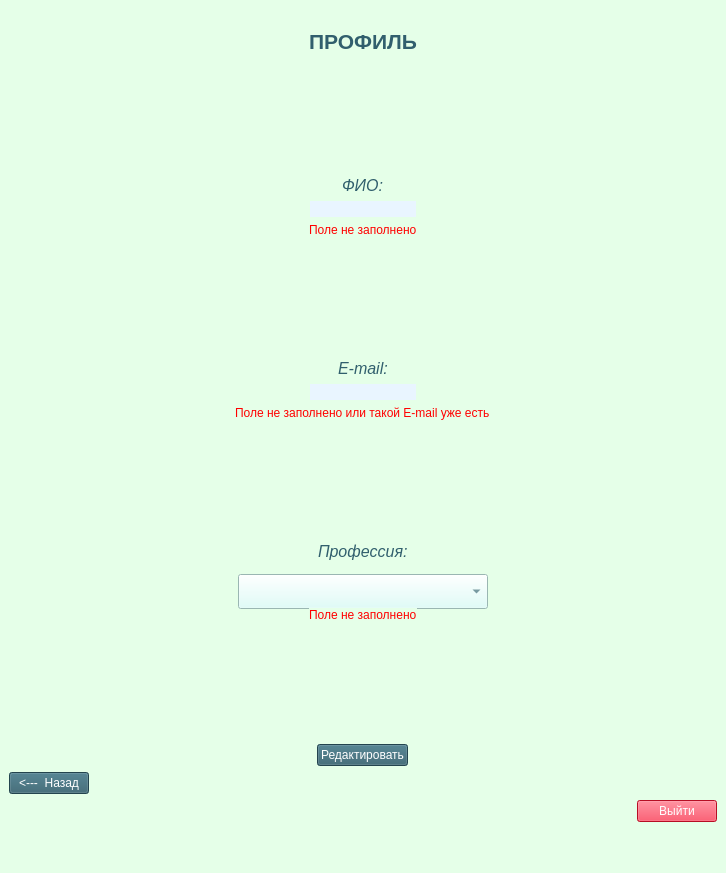
<?xml version="1.0" encoding="UTF-8"?>
<ui version="4.0">
 <class>MainWindow</class>
 <widget class="QMainWindow" name="MainWindow">
  <property name="geometry">
   <rect>
    <x>0</x>
    <y>0</y>
    <width>726</width>
    <height>873</height>
   </rect>
  </property>
  <property name="windowTitle">
   <string>MainWindow</string>
  </property>
  <property name="styleSheet">
   <string notr="true">background-color: rgb(229, 255, 232);</string>
  </property>
  <property name="iconSize">
   <size>
    <width>20</width>
    <height>20</height>
   </size>
  </property>
  <widget class="QWidget" name="centralwidget">
   <layout class="QVBoxLayout" name="verticalLayout">
    <item>
     <spacer name="horizontalSpacer">
      <property name="orientation">
       <enum>Qt::Horizontal</enum>
      </property>
      <property name="sizeHint" stdset="0">
       <size>
        <width>40</width>
        <height>20</height>
       </size>
      </property>
     </spacer>
    </item>
    <item alignment="Qt::AlignHCenter">
     <widget class="QLabel" name="label">
      <property name="text">
       <string>&lt;html&gt;&lt;head/&gt;&lt;body&gt;&lt;p&gt;&lt;span style=&quot; font-size:16pt; font-weight:600; color:#315f6d;&quot;&gt;ПРОФИЛЬ&lt;/span&gt;&lt;/p&gt;&lt;/body&gt;&lt;/html&gt;</string>
      </property>
     </widget>
    </item>
    <item>
     <spacer name="verticalSpacer_2">
      <property name="orientation">
       <enum>Qt::Vertical</enum>
      </property>
      <property name="sizeHint" stdset="0">
       <size>
        <width>20</width>
        <height>40</height>
       </size>
      </property>
     </spacer>
    </item>
    <item alignment="Qt::AlignHCenter">
     <widget class="QLabel" name="label_6">
      <property name="toolTip">
       <string>&lt;html&gt;&lt;head/&gt;&lt;body&gt;&lt;p&gt;&lt;span style=&quot; font-size:16pt; font-weight:600; font-style:italic; color:#315f6d;&quot;&gt;ФИО&lt;/span&gt;&lt;/p&gt;&lt;/body&gt;&lt;/html&gt;</string>
      </property>
      <property name="whatsThis">
       <string>&lt;html&gt;&lt;head/&gt;&lt;body&gt;&lt;p&gt;&lt;span style=&quot; font-size:16pt; font-weight:600; font-style:italic; color:#315f6d;&quot;&gt;ФИО&lt;/span&gt;&lt;/p&gt;&lt;/body&gt;&lt;/html&gt;</string>
      </property>
      <property name="styleSheet">
       <string notr="true">color: rgb(255, 120, 237);</string>
      </property>
      <property name="text">
       <string>&lt;html&gt;&lt;head/&gt;&lt;body&gt;&lt;p&gt;&lt;span style=&quot; font-size:12pt; font-style:italic; color:#315f6d;&quot;&gt;ФИО:&lt;/span&gt;&lt;/p&gt;&lt;/body&gt;&lt;/html&gt;</string>
      </property>
     </widget>
    </item>
    <item alignment="Qt::AlignHCenter">
     <widget class="QLineEdit" name="lineEdit_3">
      <property name="styleSheet">
       <string notr="true">color: rgb(49, 95, 109);
font: 15pt &quot;Nyala&quot;;
background-color: rgb(233, 245, 255);
border-radius: 20px;</string>
      </property>
      <property name="text">
       <string/>
      </property>
     </widget>
    </item>
    <item alignment="Qt::AlignHCenter">
     <widget class="QLabel" name="label_11">
      <property name="styleSheet">
       <string notr="true">color: rgb(255, 0, 0);</string>
      </property>
      <property name="text">
       <string>Поле не заполнено</string>
      </property>
     </widget>
    </item>
    <item>
     <spacer name="verticalSpacer_5">
      <property name="orientation">
       <enum>Qt::Vertical</enum>
      </property>
      <property name="sizeHint" stdset="0">
       <size>
        <width>20</width>
        <height>40</height>
       </size>
      </property>
     </spacer>
    </item>
    <item alignment="Qt::AlignHCenter">
     <widget class="QLabel" name="label_8">
      <property name="whatsThis">
       <string>&lt;html&gt;&lt;head/&gt;&lt;body&gt;&lt;p&gt;&lt;span style=&quot; font-size:16pt; font-weight:600; font-style:italic; color:#315f6d;&quot;&gt;E-mail&lt;/span&gt;&lt;/p&gt;&lt;/body&gt;&lt;/html&gt;</string>
      </property>
      <property name="styleSheet">
       <string notr="true"/>
      </property>
      <property name="text">
       <string>&lt;html&gt;&lt;head/&gt;&lt;body&gt;&lt;p&gt;&lt;span style=&quot; font-size:12pt; font-style:italic; color:#315f6d;&quot;&gt;E-mail:&lt;/span&gt;&lt;/p&gt;&lt;/body&gt;&lt;/html&gt;</string>
      </property>
     </widget>
    </item>
    <item alignment="Qt::AlignHCenter">
     <widget class="QLineEdit" name="lineEdit">
      <property name="styleSheet">
       <string notr="true">color: rgb(49, 95, 109);
font: 15pt &quot;Nyala&quot;;
background-color: rgb(233, 245, 255);
border-radius: 20px;</string>
      </property>
      <property name="text">
       <string/>
      </property>
     </widget>
    </item>
    <item alignment="Qt::AlignHCenter">
     <widget class="QLabel" name="label_10">
      <property name="styleSheet">
       <string notr="true">color: rgb(255, 0, 0);</string>
      </property>
      <property name="text">
       <string>Поле не заполнено или такой E-mail уже есть</string>
      </property>
     </widget>
    </item>
    <item>
     <spacer name="verticalSpacer">
      <property name="orientation">
       <enum>Qt::Vertical</enum>
      </property>
      <property name="sizeHint" stdset="0">
       <size>
        <width>20</width>
        <height>40</height>
       </size>
      </property>
     </spacer>
    </item>
    <item alignment="Qt::AlignHCenter">
     <widget class="QLabel" name="label_4">
      <property name="text">
       <string>&lt;html&gt;&lt;head/&gt;&lt;body&gt;&lt;p&gt;&lt;span style=&quot; font-size:12pt; font-style:italic; color:#315f6d;&quot;&gt;Профессия:&lt;/span&gt;&lt;/p&gt;&lt;/body&gt;&lt;/html&gt;</string>
      </property>
     </widget>
    </item>
    <item alignment="Qt::AlignHCenter">
     <widget class="QComboBox" name="comboBox">
      <property name="minimumSize">
       <size>
        <width>250</width>
        <height>35</height>
       </size>
      </property>
      <property name="maximumSize">
       <size>
        <width>116</width>
        <height>20</height>
       </size>
      </property>
      <property name="styleSheet">
       <string notr="true">color: rgb(49, 95, 109);
selection-color: rgb(0, 0, 0);
background-color: rgb(215, 255, 249);
</string>
      </property>
      <property name="iconSize">
       <size>
        <width>20</width>
        <height>20</height>
       </size>
      </property>
      <property name="frame">
       <bool>true</bool>
      </property>
      <item>
       <property name="text">
        <string/>
       </property>
      </item>
      <item>
       <property name="text">
        <string>Алерголог</string>
       </property>
      </item>
      <item>
       <property name="text">
        <string>Гинеколог</string>
       </property>
      </item>
      <item>
       <property name="text">
        <string>Дермотолог</string>
       </property>
      </item>
      <item>
       <property name="text">
        <string>Кардиолог</string>
       </property>
      </item>
      <item>
       <property name="text">
        <string>Невропотолог</string>
       </property>
      </item>
      <item>
       <property name="text">
        <string>Ортопед</string>
       </property>
      </item>
      <item>
       <property name="text">
        <string>Офтальмолог</string>
       </property>
      </item>
      <item>
       <property name="text">
        <string>Педиатр</string>
       </property>
      </item>
      <item>
       <property name="text">
        <string>Психиатр</string>
       </property>
      </item>
      <item>
       <property name="text">
        <string>Стоматолог</string>
       </property>
      </item>
      <item>
       <property name="text">
        <string>Терапевт</string>
       </property>
      </item>
      <item>
       <property name="text">
        <string>Хирург</string>
       </property>
      </item>
     </widget>
    </item>
    <item alignment="Qt::AlignHCenter">
     <widget class="QLabel" name="label_9">
      <property name="styleSheet">
       <string notr="true">color: rgb(255, 0, 0);</string>
      </property>
      <property name="text">
       <string>Поле не заполнено</string>
      </property>
     </widget>
    </item>
    <item>
     <spacer name="verticalSpacer_4">
      <property name="orientation">
       <enum>Qt::Vertical</enum>
      </property>
      <property name="sizeHint" stdset="0">
       <size>
        <width>20</width>
        <height>40</height>
       </size>
      </property>
     </spacer>
    </item>
    <item alignment="Qt::AlignHCenter">
     <widget class="QPushButton" name="pushButton_2">
      <property name="toolTip">
       <string>&lt;!DOCTYPE HTML PUBLIC &quot;-//W3C//DTD HTML 4.0//EN&quot; &quot;http://www.w3.org/TR/REC-html40/strict.dtd&quot;&gt;
&lt;html&gt;&lt;head&gt;&lt;meta name=&quot;qrichtext&quot; content=&quot;1&quot; /&gt;&lt;style type=&quot;text/css&quot;&gt;
p, li { white-space: pre-wrap; }
&lt;/style&gt;&lt;/head&gt;&lt;body style=&quot; font-family:'MS Shell Dlg 2'; font-size:8pt; font-weight:400; font-style:normal;&quot;&gt;
&lt;p style=&quot; margin-top:12px; margin-bottom:12px; margin-left:0px; margin-right:0px; -qt-block-indent:0; text-indent:0px;&quot;&gt;&lt;span style=&quot; font-size:12pt; font-weight:600;&quot;&gt;Войти&lt;/span&gt;&lt;/p&gt;&lt;/body&gt;&lt;/html&gt;</string>
      </property>
      <property name="whatsThis">
       <string>&lt;!DOCTYPE HTML PUBLIC &quot;-//W3C//DTD HTML 4.0//EN&quot; &quot;http://www.w3.org/TR/REC-html40/strict.dtd&quot;&gt;
&lt;html&gt;&lt;head&gt;&lt;meta name=&quot;qrichtext&quot; content=&quot;1&quot; /&gt;&lt;style type=&quot;text/css&quot;&gt;
p, li { white-space: pre-wrap; }
&lt;/style&gt;&lt;/head&gt;&lt;body style=&quot; font-family:'MS Shell Dlg 2'; font-size:8pt; font-weight:400; font-style:normal;&quot;&gt;
&lt;p style=&quot; margin-top:12px; margin-bottom:12px; margin-left:0px; margin-right:0px; -qt-block-indent:0; text-indent:0px;&quot;&gt;лапбми&lt;/p&gt;&lt;/body&gt;&lt;/html&gt;</string>
      </property>
      <property name="styleSheet">
       <string notr="true">QPushButton{
	color: rgb(255, 255, 255);
	font: 12pt &quot;MS Shell Dlg 2&quot;;
	background-color: rgb(49, 95, 109);
}
QPushButton:hover{
	
	background-color: rgb(34, 200, 67);
}</string>
      </property>
      <property name="text">
       <string>Редактировать</string>
      </property>
     </widget>
    </item>
    <item alignment="Qt::AlignLeft">
     <widget class="QPushButton" name="pushButton">
      <property name="styleSheet">
       <string notr="true">QPushButton{
	color: rgb(255, 255, 255);
	font: 12pt &quot;MS Shell Dlg 2&quot;;
	background-color: rgb(49, 95, 109);
}
QPushButton:hover{
	
	background-color: rgb(34, 200, 67);
}</string>
      </property>
      <property name="text">
       <string>&lt;---  Назад</string>
      </property>
     </widget>
    </item>
    <item alignment="Qt::AlignRight">
     <widget class="QPushButton" name="pushButton_3">
      <property name="styleSheet">
       <string notr="true">background-color: rgb(255, 19, 50);
font: 75 10pt &quot;MS Shell Dlg 2&quot;;
color: rgb(255, 255, 255);</string>
      </property>
      <property name="text">
       <string>Выйти</string>
      </property>
     </widget>
    </item>
    <item>
     <spacer name="horizontalSpacer_2">
      <property name="orientation">
       <enum>Qt::Horizontal</enum>
      </property>
      <property name="sizeHint" stdset="0">
       <size>
        <width>40</width>
        <height>20</height>
       </size>
      </property>
     </spacer>
    </item>
   </layout>
  </widget>
  <widget class="QMenuBar" name="menubar">
   <property name="geometry">
    <rect>
     <x>0</x>
     <y>0</y>
     <width>726</width>
     <height>26</height>
    </rect>
   </property>
  </widget>
  <widget class="QStatusBar" name="statusbar"/>
 </widget>
 <resources/>
 <connections/>
</ui>
